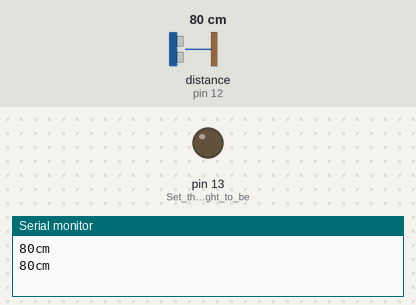
This sketch was run on a simulated Arduino Uno, built with avr-gcc and run on an emulated ATmega328P. Parts: output pins drawn as LEDs (lit = HIGH), the last lines printed to the serial monitor. Inputs (shaded band) come from the test bench; at power-on: distance to the obstacle (sensor on pin 12) 80 cm. The echo pulse lasts 58.3 µs per cm.

Above: at 2.2 s.
2.3 s: distance to the obstacle (sensor on pin 12) set to 11 cm
4.2 s: distance to the obstacle (sensor on pin 12) set to 8 cm
At 6.3 s:
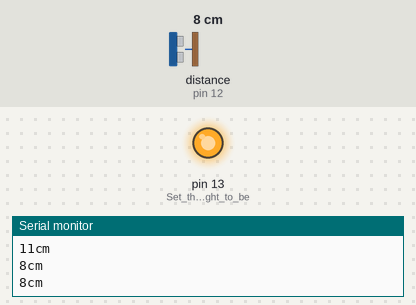
6.6 s: distance to the obstacle (sensor on pin 12) set to 18 cm
At 7.5 s:
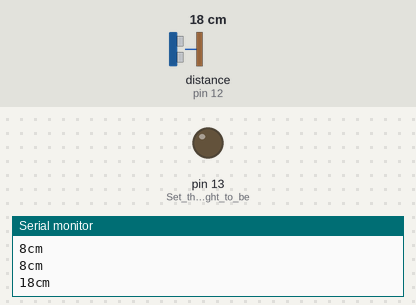
8.6 s: distance to the obstacle (sensor on pin 12) set to 2 cm
At 9.8 s:
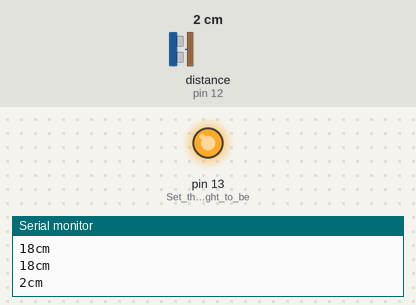
Timing chart, 0 to 11.6 s (numbered marks = the images above; inputs shaded):
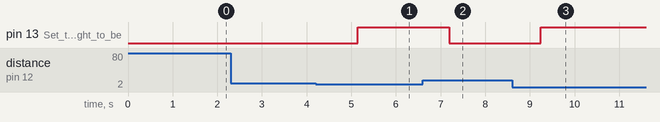

The sketch:

SR04_Example.ino
```cpp
//Uses a specif libary only made for it
//It has two input pins not quite sure how they work yet
#include "SR04.h"
#define TRIG_PIN 12
#define ECHO_PIN 11
//Defines the two input pins inside the SRO4 object
SR04 sr04 = SR04(ECHO_PIN,TRIG_PIN);
//gets a Long that will hold the output of the Ultrasonic Module
long a;

void setup() {
   Serial.begin(9600); //Sent the bit rate to 9600
   pinMode(13, OUTPUT); //Set the board light to be used
   delay(1000); //Delay after set up
}

void loop() {
   a=sr04.Distance(); //Saves the output of the Ultrasonic into variable a
   Serial.print(a); //Prints the a
   Serial.println("cm"); // prints as string
   //Checks if the distance is 10cm or less, if object inforn of the ultrasonic is close it will light up the LED
   if(a < 10)
   {
      digitalWrite(LED_BUILTIN, HIGH);
   }
   else
   {
      digitalWrite(LED_BUILTIN, LOW);
   }
   delay(1000);

}
```

Measured:
- the behaviour switches between 10 and 9 cm on distance to the obstacle (sensor on pin 12) (found by bisection; images 0 and 1)
- after the input at 4.2 s, pin 13 (Set_the_board_light_to_be): LOW → HIGH after 0.94 s
- after the input at 6.6 s, pin 13 (Set_the_board_light_to_be): HIGH → LOW after 0.59 s
- after the input at 8.6 s, pin 13 (Set_the_board_light_to_be): LOW → HIGH after 0.65 s
